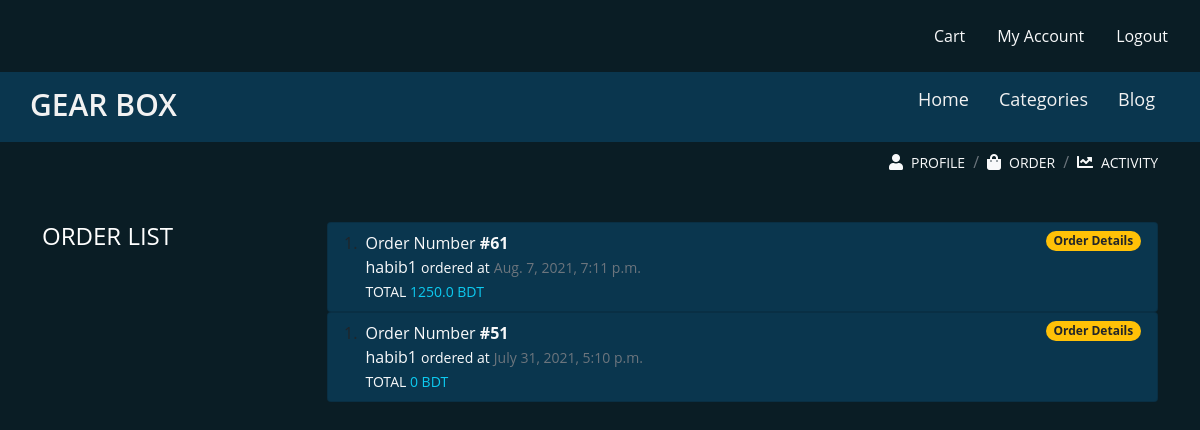
/accounts/user_order (signed in), run on the app's committed database.
### ecom/models.py (models this page shows, shortened)
class Order(models.Model):
    user = models.ForeignKey(User, on_delete=models.CASCADE)
    cart_products = models.ManyToManyField(Cart, related_name='cart')
    order_status = models.BooleanField(default=False)
    order_date = models.DateTimeField(blank=True, null=True)
    order_address = models.ForeignKey('Address', on_delete=models.SET_NULL, blank=True, null=True)
    def get_total_price(self):
        total = 0
        for product in self.cart_products.all():
            total += product.total_price()
        return total
    class Meta:
        ordering = ['-order_date']

class Cart(models.Model):
    user = models.ForeignKey(User, on_delete=models.CASCADE)
    status = models.CharField(max_length=50, default='pending')
    products = models.ForeignKey(Product, on_delete=models.CASCADE)
    quantity = models.PositiveIntegerField(default=1)
    def total_price(self):
        return self.products.price * self.quantity

class Product(models.Model):
    sub_cat = models.ForeignKey(SubCategory, on_delete=models.CASCADE, null=True, blank=True)
    title = models.CharField(max_length=200)
    slug = models.SlugField(blank=True, null=True)
    description = models.TextField()
    price = models.FloatField()
    stock = models.PositiveIntegerField()
    image = models.ImageField(upload_to='ecom/photos')

### accounts/views.py (the view)
# urls.py: path('user_order', user_order, name='order_list'),
@login_required
def user_order(request):
    u_orders = Order.objects.filter(user=request.user, order_status=True)
    return render(request, 'accounts/order_list.html', {'u_orders': u_orders})

### ecom/context_processors.py (called while the page is built)
def category_processor(request):
    categories = Category.objects.all()
    return {"categories": categories}

### accounts/templates/accounts/order_list.html (shortened to what this page needs)
{% extends 'base.html' %}
{% load staticfiles %}
{% load bootstrap5 %}
{% block nav %}
{% include 'accounts/nav.html' %}
{% endblock %}
{% block content %}
<div class="col-md-3">
    <h4>ORDER LIST</h4>
</div>
<div class="col-md-9">
    {% if u_orders %}
    {% for o in u_orders %}
    <ol class="list-group list-group-numbered">
        <li class="list-group-item d-flex justify-content-between align-items-start" style="background:#0a364e;">
            <div class="ms-2 me-auto text-light">
                <div class="text-capitalize">order number <strong>#{{ o.id }}</strong></div>
                {{o.user.username}} <small>ordered at</small> <small class="text-muted">{{ o.order_date }}</small><br>
                <small>TOTAL <span class="text-info">{{ o.get_total_price }} BDT</span></small>
            </div>
            <span class="badge bg-warning rounded-pill">
                <a class="text-decoration-none text-dark" href="{% url 'accounts:order_details' pk=o.pk %}">Order Details</a>
            </span>
        </li>
    </ol>
    {% endfor %}
    {% endif %}
</div>
{% endblock %}

### static/css/custom.css (style rules this page uses)
* { margin:0; padding:0; }
body { background-color: #0a1d25; color:white; font-family: 'Montserrat', sans-serif; }
* { margin: 0; padding: 0; font-family: "Open Sans",sans-serif; }

### data on the page
Order: id "61", user.username "habib1", order_date "Aug. 7, 2021, 7:11 p.m.", get_total_price "1250.0"
Order: id "51", user.username "habib1", order_date "July 31, 2021, 5:10 p.m.", get_total_price "0"
